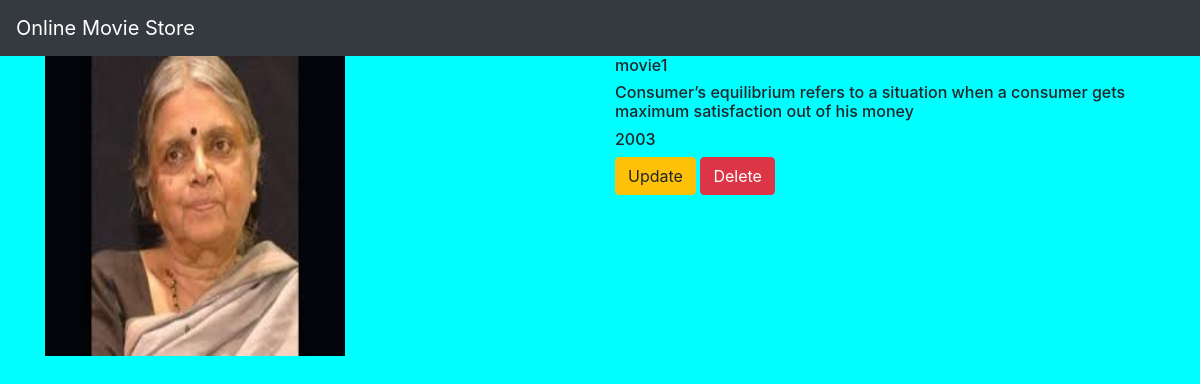
The app's page /movie/2/ with its own data.
### movieapp/models.py (models this page shows)
class Movie(models.Model):
    name = models.CharField(max_length=250)
    desc = models.TextField()
    year = models.IntegerField()
    img = models.ImageField(upload_to='gallery')

### movieapp/views.py (the view)
# urls.py: path('movie/<int:movie_id>/', views.detail, name='detail'),
def detail(request, movie_id):
    movie = Movie.objects.get(id=movie_id)
    return render(request, "detail.html", {'movie': movie})

### templates/detail.html
{% extends 'base.html' %}
{% block body %}
<div class="container">
    <div class="row">
        <div class="col-md-6">
            <img src="{{movie.img.url}}" width="300" height="300">
        </div>
<div class="col-md-6">
    <h6>{{movie.name}}</h6>
    <h6>{{movie.desc}}</h6>
    <h6>{{movie.year}}</h6>
    <a class="btn btn-warning" href="{% url 'movieapp:update' movie.id %}">Update</a>
    <a class="btn btn-danger" href="{% url 'movieapp:delete' movie.id %}">Delete</a>
</div>
    </div>
</div>
{% endblock %}

### static/style.css (style rules this page uses)
body { background-color:aqua; }

### records on screen
Movie: img (picture), name "movie1", desc "Consumer’s equilibrium refers to a situation when a consumer gets maximum satisfaction out of his money", year "2003"
